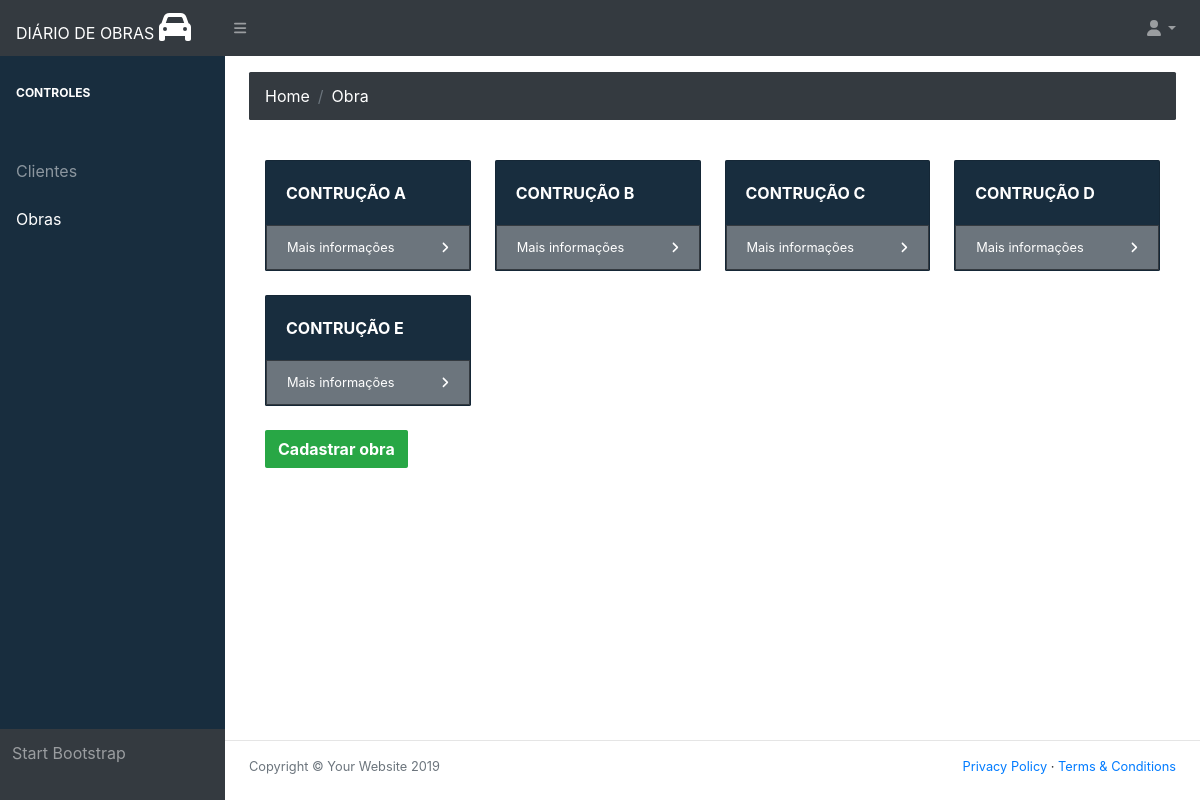
Page /show_constructions (signed in) on the earlier database version.
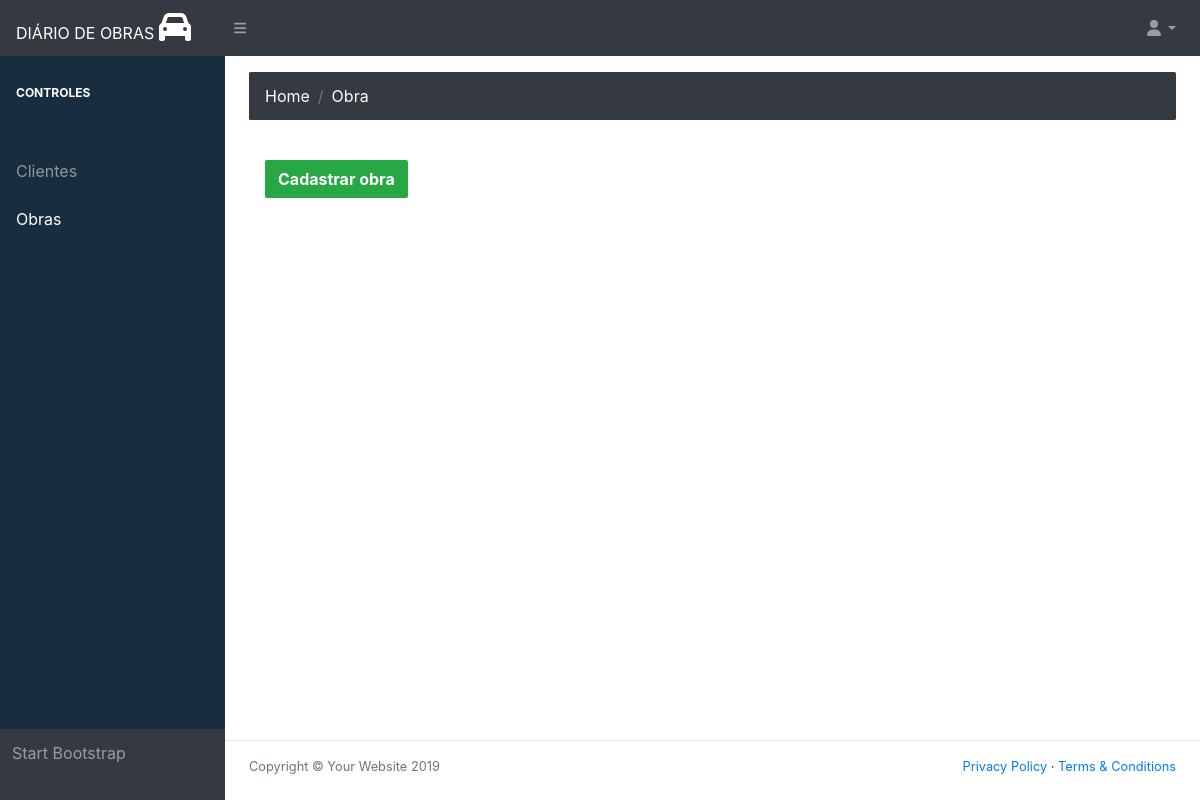
Same page on the later database version.
### Diary/models.py (models this page shows, shortened)
class Construction(models.Model):
    construction_name = models.CharField('Nome da construção', max_length=60)
    construction_date_start = models.DateField('Data de início')
    construction_date_term = models.DateField('Data de entrega')
    construction_company_customer = models.ForeignKey(Customer, on_delete=models.CASCADE)
    construction_company_engineer = models.ForeignKey(Engineer, on_delete=models.CASCADE)

### Diary/views/construction/show_constructions.py (the view)
# urls.py: path('show_constructions', Show_constructions, name="show_constructions"),
@login_required(login_url='login')
def Show_constructions(request):
    user = request.user
    engineer = Engineer.objects.get(user_access_id=user.id)
    constructions = Construction.objects.filter(construction_company_engineer=engineer)
    return render(request, 'Diary/construction/show_constructions.html', locals())

### Diary/models.py (called while the page is built)
    def __str__(self):
        return self.email

### templates/Diary/construction/show_constructions.html (shortened to what this page needs)
{% extends 'Diary/home/base.html' %}
{% load static %}
                {% block conteudo %}
                <main>
                    <div class="container-fluid">
                        <ol class="breadcrumb mb-4">
                            <a class="breadcrumb-item active" href="{% url 'home_page' %}">Home</a><li class="breadcrumb-item active">Obra</li>
                        </ol>
                        <div class="modal-body">
                            <div class="row">
                                {% for i in constructions %}
                                    <div class="col-xl-3 col-md-6">
                                        <div class="card bg-primary text-white mb-4">
                                            <div class="card-body">{{ i.construction_name }}</div>
                                            <div class="card-footer d-flex align-items-center justify-content-between">
                                                <a class="small text-white stretched-link" href="{% url 'show_construction_information' i.id %}">Mais informações</a>
                                                <div class="small text-white"><i class="fas fa-angle-right"></i></div>
                                            </div>
                                        </div>
                                    </div>
                                {% endfor %}
                            </div>
                            <a class="btn btn-success mr-3" href="{% url 'register_construction' %}">Cadastrar obra</a>
                        </div>
                    </div>
                </main>
                {% endblock %}

Differences in the rows shown:
removed Construction: construction_name "CONTRUÇÃO A"
removed Construction: construction_name "CONTRUÇÃO B"
removed Construction: construction_name "CONTRUÇÃO C"
removed Construction: construction_name "CONTRUÇÃO D"
removed Construction: construction_name "CONTRUÇÃO E"
